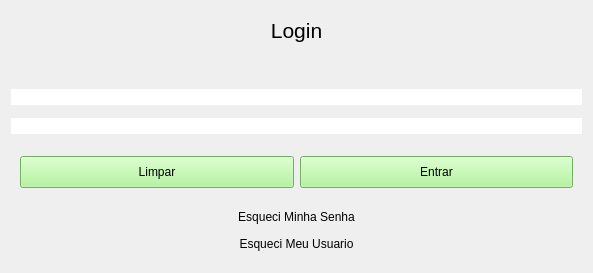
<?xml version="1.0" encoding="UTF-8"?>
<ui version="4.0">
 <class>loginwidget</class>
 <widget class="QWidget" name="loginwidget">
  <property name="geometry">
   <rect>
    <x>0</x>
    <y>0</y>
    <width>593</width>
    <height>273</height>
   </rect>
  </property>
  <property name="windowTitle">
   <string>Form</string>
  </property>
  <layout class="QVBoxLayout" name="verticalLayout">
   <item>
    <widget class="QPushButton" name="LoginTitle">
     <property name="styleSheet">
      <string notr="true">	color:  black;
	background-color: transparent;
	border: none;
	font: 16pt;</string>
     </property>
     <property name="text">
      <string>Login</string>
     </property>
    </widget>
   </item>
   <item>
    <widget class="QPushButton" name="LoginMsg">
     <property name="minimumSize">
      <size>
       <width>0</width>
       <height>20</height>
      </size>
     </property>
     <property name="maximumSize">
      <size>
       <width>16777215</width>
       <height>20</height>
      </size>
     </property>
     <property name="sizeIncrement">
      <size>
       <width>0</width>
       <height>20</height>
      </size>
     </property>
     <property name="styleSheet">
      <string notr="true">#LoginMsg
{
	color:  black;
	background-color: transparent;
	border: none;
	font: 12pt;
}</string>
     </property>
     <property name="text">
      <string/>
     </property>
    </widget>
   </item>
   <item>
    <widget class="QLineEdit" name="LoginName">
     <property name="styleSheet">
      <string notr="true">#LoginName
{
	border: none;
    font-size: 12px;
}</string>
     </property>
     <property name="text">
      <string/>
     </property>
    </widget>
   </item>
   <item>
    <widget class="QLineEdit" name="LoginPassword">
     <property name="styleSheet">
      <string notr="true">#LoginPassword
{
	border: none;
    font-size: 12px;
}</string>
     </property>
     <property name="text">
      <string/>
     </property>
    </widget>
   </item>
   <item>
    <widget class="QWidget" name="LoginButtons" native="true">
     <property name="maximumSize">
      <size>
       <width>16777215</width>
       <height>50</height>
      </size>
     </property>
     <layout class="QHBoxLayout" name="horizontalLayout">
      <item>
       <widget class="QPushButton" name="CleanButton">
        <property name="maximumSize">
         <size>
          <width>16777215</width>
          <height>40</height>
         </size>
        </property>
        <property name="styleSheet">
         <string notr="true">#CleanButton
{
    background-color: #a3f48a;
    color: black;
    font-size: 12px;
}</string>
        </property>
        <property name="text">
         <string>Limpar</string>
        </property>
       </widget>
      </item>
      <item>
       <widget class="QPushButton" name="ConfirmButton">
        <property name="maximumSize">
         <size>
          <width>16777215</width>
          <height>40</height>
         </size>
        </property>
        <property name="styleSheet">
         <string notr="true">#ConfirmButton
{
    background-color: #a3f48a;
    color: black;
    font-size: 12px;
}</string>
        </property>
        <property name="text">
         <string>Entrar</string>
        </property>
       </widget>
      </item>
     </layout>
    </widget>
   </item>
   <item>
    <widget class="QPushButton" name="LoginPasswordForgot">
     <property name="styleSheet">
      <string notr="true">#LoginPasswordForgot
{
	background-color: transparent;
	border: none;
	font-size: 12px;
}</string>
     </property>
     <property name="text">
      <string>Esqueci Minha Senha</string>
     </property>
    </widget>
   </item>
   <item>
    <widget class="QPushButton" name="LoginNameForgot">
     <property name="styleSheet">
      <string notr="true">#LoginNameForgot
{
	background-color: transparent;
	border: none;
	font-size: 12px;
}</string>
     </property>
     <property name="text">
      <string>Esqueci Meu Usuario</string>
     </property>
    </widget>
   </item>
  </layout>
 </widget>
 <resources/>
 <connections/>
</ui>
